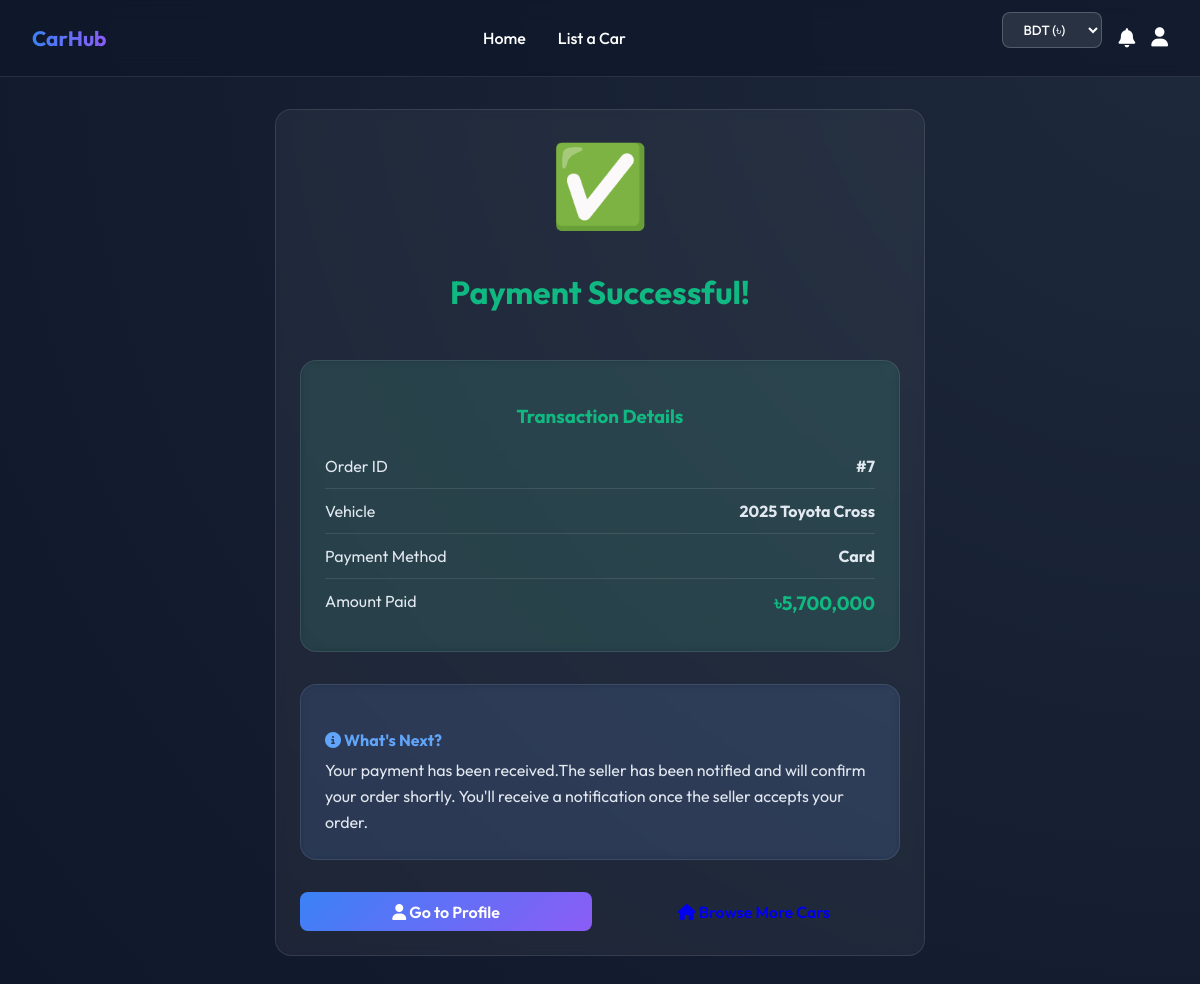
/payment/success/7/ (signed in), run on the app's committed database.
### cars/models.py (models this page shows, shortened)
class Order(models.Model):
    STATUS_CHOICES = (
        ('pending', 'Pending'),
        ('paid', 'Paid'),
        ('completed', 'Completed'),
        ('cancelled', 'Cancelled'),
    )
    buyer = models.ForeignKey(User, on_delete=models.CASCADE, related_name='orders')
    car = models.ForeignKey(Car, on_delete=models.CASCADE, related_name='orders')
    status = models.CharField(max_length=20, choices=STATUS_CHOICES, default='pending')
    created_at = models.DateTimeField(auto_now_add=True)
    has_warranty = models.BooleanField(default=False)
    has_dashcam = models.BooleanField(default=False)
    has_seatcovers = models.BooleanField(default=False)
    has_tinting = models.BooleanField(default=False)
    total_price = models.DecimalField(max_digits=10, decimal_places=2, default=0)
    payment_method = models.CharField(max_length=20, blank=True, null=True)
    payment_completed_at = models.DateTimeField(null=True, blank=True)

class Car(models.Model):
    CAR_TYPES = (
        ('sedan', 'Sedan'),
        ('suv', 'SUV'),
        ('truck', 'Truck'),
        ('coupe', 'Coupe'),
    )
    make = models.CharField(max_length=100)
    model = models.CharField(max_length=100)
    year = models.IntegerField()
    price = models.DecimalField(max_digits=10, decimal_places=2)
    mileage = models.IntegerField()
    car_type = models.CharField(max_length=20, choices=CAR_TYPES)
    description = models.TextField(blank=True)
    status = models.CharField(max_length=20, default='available') # available, sold
    approval_status = models.CharField(max_length=20, default='pending') # pending, approved, rejected
    owner = models.ForeignKey(User, on_delete=models.CASCADE)
    created_at = models.DateTimeField(auto_now_add=True)
    contact_email = models.EmailField(blank=True, null=True)
    contact_whatsapp = models.CharField(max_length=20, blank=True, null=True)
    registration_paper = models.FileField(upload_to='registration_papers/', blank=True, null=True)
    followers = models.ManyToManyField(User, related_name='followed_cars', blank=True)

### cars/payment_views.py (the view)
# urls.py: path('payment/success/<int:order_id>/', payment_views.payment_success, name='payment_success'),
@login_required
def payment_success(request, order_id):
    order = get_object_or_404(Order, id=order_id)
    return render(request, 'cars/payment/success.html', {
        'order': order,
    })

### cars/templatetags/notification_tags.py (called while the page is built)
@register.simple_tag(takes_context=True)
def unread_notifications_count(context):
    request = context.get('request')
    if request and request.user.is_authenticated:
        return Notification.objects.filter(user=request.user, is_read=False).count()
    return 0

### cars/templates/cars/payment/success.html
{% extends 'cars/base.html' %}
{% load humanize %}
{% block content %}
<div class="card" style="max-width: 600px; margin: 0 auto; text-align: center;">
    <div style="font-size: 5rem; margin-bottom: 1rem;">✅</div>
    <h1 style="color: #10b981; margin-bottom: 1rem;">Payment Successful!</h1>
    <div class="card" style="background: rgba(16, 185, 129, 0.1); margin:  2rem 0;">
        <h3 style="color: #10b981; margin-bottom: 1rem;">Transaction Details</h3>
        <div style="text-align: left;">
            <div style="display: flex; justify-content: space-between; padding: 0.75rem 0; border-bottom: 1px solid var(--glass-border);">
                <span>Order ID</span>
                <strong>#{{ order.id }}</strong>
            </div>
            <div style="display: flex; justify-content: space-between; padding: 0.75rem 0; border-bottom: 1px solid var(--glass-border);">
                <span>Vehicle</span>
                <strong>{{ order.car.year }} {{ order.car.make }} {{ order.car.model }}</strong>
            </div>
            <div style="display: flex; justify-content: space-between; padding: 0.75rem 0; border-bottom: 1px solid var(--glass-border);">
                <span>Payment Method</span>
                <strong style="text-transform: capitalize;">{{ order.payment_method }}</strong>
            </div>
            <div style="display: flex; justify-content: space-between; padding: 0.75rem 0;">
                <span>Amount Paid</span>
                <strong style="color: #10b981; font-size: 1.2rem;">৳{{ order.total_price|floatformat:0|intcomma }}</strong>
            </div>
        </div>
    </div>
    <div class="card" style="background: rgba(59, 130, 246, 0.1); text-align: left;">
        <h4 style="color: #60a5fa; margin-bottom: 0.5rem;">
            <i class="fa-solid fa-circle-info"></i> What's Next?
        </h4>
        <p style="margin: 0; line-height: 1.6;">
            Your payment has been received.The seller has been notified and will confirm your order shortly.
            You'll receive a notification once the seller accepts your order.
        </p>
    </div>
    <div style="display: flex; gap: 1rem; margin-top: 2rem;">
        <a href="{% url 'profile' %}" class="btn btn-primary" style="flex: 1;">
            <i class="fa-solid fa-user"></i> Go to Profile
        </a>
        <a href="{% url 'home' %}" class="btn btn-secondary" style="flex: 1;">
            <i class="fa-solid fa-home"></i> Browse More Cars
        </a>
    </div>
</div>
{% endblock %}

### cars/static/cars/style.css (style rules this page uses)
:root { --bg-color: #0f172a; --text-color: #e2e8f0; --primary-color: #3b82f6; --secondary-color: #8b5cf6; --glass-bg: rgba(255, 255, 255, 0.05); --glass-border: rgba(255, 255, 255, 0.1); }
body { background-color: var(--bg-color); color: var(--text-color); font-family: 'Outfit', sans-serif; margin: 0; padding: 0; min-height: 100vh; background-image: radial-gradient(circle at top right, #1e293b, #0f172a); }
.card { background: var(--glass-bg); backdrop-filter: blur(5px); border: 1px solid var(--glass-border); border-radius: 1rem; padding: 1.5rem; transition: transform 0.3s, box-shadow 0.3s; display: flex; flex-direction: column; }
.btn { display: inline-block; padding: 0.6rem 1.2rem; border-radius: 0.5rem; text-decoration: none; font-weight: 600; transition: all 0.3s; border: none; cursor: pointer; text-align: center; }
.btn-primary { background: linear-gradient(135deg, var(--primary-color), var(--secondary-color)); color: white; }

### data on the page
Order: id "7", car.year "2025", car.make "Toyota", car.model "Cross", payment_method "Card", total_price "5,700,000"
